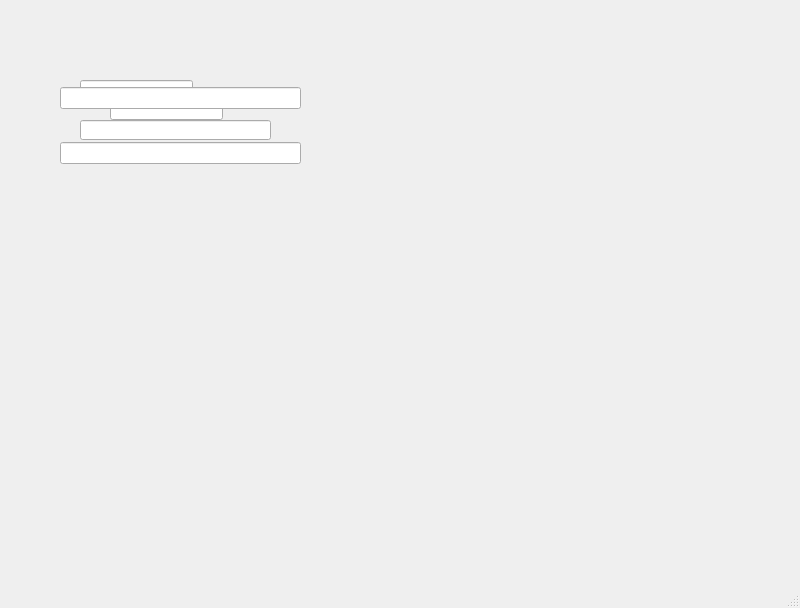
<?xml version="1.0" encoding="UTF-8"?>
<ui version="4.0">
 <class>MainWindow</class>
 <widget class="QMainWindow" name="MainWindow">
  <property name="geometry">
   <rect>
    <x>0</x>
    <y>0</y>
    <width>800</width>
    <height>608</height>
   </rect>
  </property>
  <property name="windowTitle">
   <string>MainWindow</string>
  </property>
  <widget class="QWidget" name="centralwidget">
   <widget class="QLineEdit" name="lineEdit">
    <property name="geometry">
     <rect>
      <x>80</x>
      <y>120</y>
      <width>191</width>
      <height>20</height>
     </rect>
    </property>
   </widget>
   <widget class="QLineEdit" name="lineEdit_2">
    <property name="geometry">
     <rect>
      <x>80</x>
      <y>80</y>
      <width>113</width>
      <height>20</height>
     </rect>
    </property>
   </widget>
   <widget class="QLineEdit" name="lineEdit_3">
    <property name="geometry">
     <rect>
      <x>110</x>
      <y>100</y>
      <width>113</width>
      <height>20</height>
     </rect>
    </property>
   </widget>
   <widget class="QWidget" name="gridLayoutWidget">
    <property name="geometry">
     <rect>
      <x>60</x>
      <y>60</y>
      <width>241</width>
      <height>131</height>
     </rect>
    </property>
    <layout class="QGridLayout" name="gridLayout">
     <item row="1" column="0">
      <widget class="QLineEdit" name="lineEdit_5"/>
     </item>
     <item row="0" column="0">
      <widget class="QLineEdit" name="lineEdit_4"/>
     </item>
    </layout>
   </widget>
  </widget>
  <widget class="QMenuBar" name="menubar">
   <property name="geometry">
    <rect>
     <x>0</x>
     <y>0</y>
     <width>800</width>
     <height>22</height>
    </rect>
   </property>
  </widget>
  <widget class="QStatusBar" name="statusbar"/>
 </widget>
 <tabstops>
  <tabstop>lineEdit_4</tabstop>
  <tabstop>lineEdit</tabstop>
  <tabstop>lineEdit_2</tabstop>
  <tabstop>lineEdit_3</tabstop>
  <tabstop>lineEdit_5</tabstop>
 </tabstops>
 <resources/>
 <connections/>
</ui>
